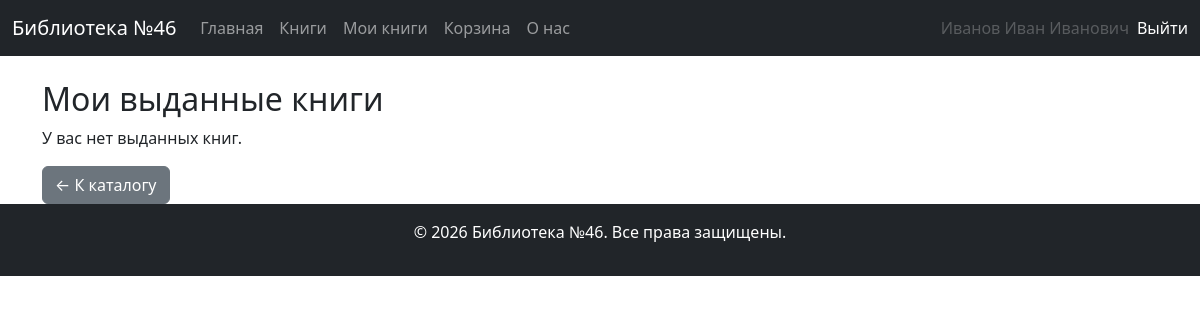
The page /my-borrowed/ (signed in) on the database as committed earlier.
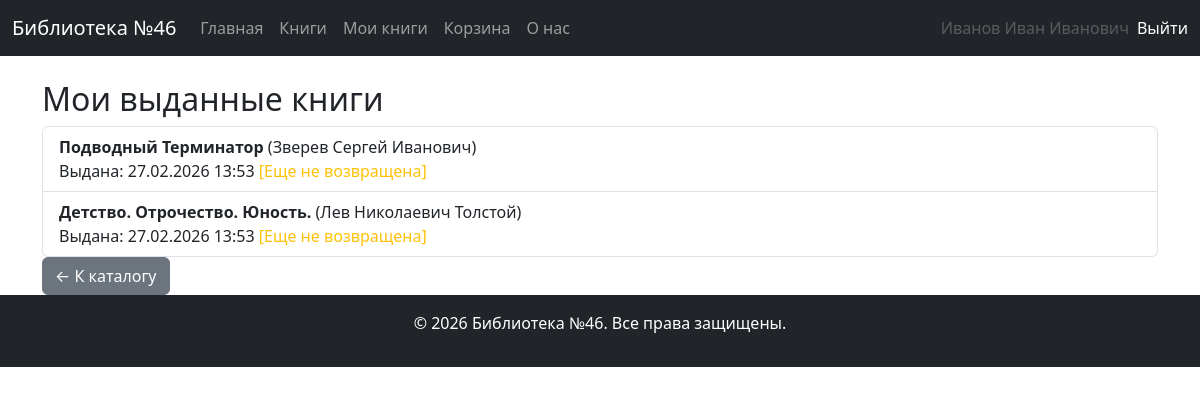
The same page on the database as committed later.
### user_app/models.py (models this page shows, shortened)
class CustomUser(AbstractUser):
    username = None                     # Удаляем username — он не нужен, т.к. аутентификация по email
    full_name = models.CharField(
        max_length=255,
        blank=False,
        null=False,
        verbose_name='Имя читателя'
    )
    email = models.EmailField(
        max_length=255,
        unique=True,
        verbose_name='E-mail'
    )
    date_of_birth = models.DateField(
        blank=False,
        null=False,
        verbose_name='Дата рождения'
    )
    USERNAME_FIELD = 'email'
    REQUIRED_FIELDS = ['full_name', 'date_of_birth']
    objects = CustomUserManager()

### lib_app/models.py (models this page shows, shortened)
class BorrowedBook(models.Model):
    user = models.ForeignKey(
        settings.AUTH_USER_MODEL,
        on_delete=models.CASCADE
    )
    book = models.ForeignKey(Book, on_delete=models.CASCADE)
    borrowed_at = models.DateTimeField(auto_now_add=True)
    returned_at = models.DateTimeField(null=True, blank=True)
    returned = models.BooleanField(default=False)

class Book(models.Model):
    title = models.CharField(max_length=255)
    author = models.ForeignKey(
        Author,
        on_delete=models.SET_NULL,
        related_name='books',
        null=True,
        blank=True
    )
    publisher = models.ForeignKey(
        Publisher,
        on_delete=models.SET_NULL,
        related_name='books',
        null=True,
        blank=True
    )
    isbn = models.CharField(
        max_length=13,                                          # ISBN должен содержать ровно 13 цифр
        null=True,
        blank=True
    )
    year = models.PositiveIntegerField(
        null=True,
        blank=True,
        validators=[
            MinValueValidator(1),                               # Год должен быть ≥ 1
            MaxValueValidator(datetime.now().year)              # Не больше текущего года
        ]
    )
    short_description = models.TextField(
        default="",
        null=True,
        blank=True
    )
    key_words = models.TextField(
        default="",
        null=True,
        blank=True
    )
    available = models.BooleanField(default=True)               # доступна ли для выдачи
    times_of_issued = models.PositiveIntegerField(default=0)    # сколько раз выдана книга

class Author(models.Model):
    name = models.CharField(max_length=200)
    date_of_birth = models.DateField(null=True, blank=True)
    date_of_death = models.DateField(null=True, blank=True)

### lib_app/views.py (the view)
# urls.py: path('my-borrowed/', views.MyBorrowedBooksView.as_view(), name='my_borrowed_books'),
class MyBorrowedBooksView(LoginRequiredMixin, ListView):
    model = BorrowedBook
    template_name = 'lib_app/my_borrowed_books.html'
    context_object_name = 'borrowed_books'
    def get_queryset(self):
        return BorrowedBook.objects.filter(user=self.request.user).order_by('-borrowed_at')

### lib_app/templates/lib_app/my_borrowed_books.html
{% extends "base.html" %}
{% block content %}
<h2>Мои выданные книги</h2>
{% if borrowed_books %}
  <ul class="list-group">
    {% for bb in borrowed_books %}
      <li class="list-group-item">
        <strong>{{ bb.book.title }}</strong> ({{ bb.book.author.name }})
        <br>
        Выдана: {{ bb.borrowed_at|date:"d.m.Y H:i" }}
        {% if bb.returned %}
          <span class="text-success">[Возвращена {{ bb.returned_at|date:"d.m.Y" }}]</span>
        {% else %}
          <span class="text-warning">[Еще не возвращена]</span>
        {% endif %}
      </li>
    {% endfor %}
  </ul>
{% else %}
  <p>У вас нет выданных книг.</p>
{% endif %}
<a href="{% url 'book_list' %}" class="btn btn-secondary">← К каталогу</a>
{% endblock %}

### lib_app/templates/base.html (shortened to what this page needs)
<!DOCTYPE html>
<html lang="ru">
<head>
    <link href="https://cdn.jsdelivr.net/npm/bootstrap@5.3.0-alpha3/dist/css/bootstrap.min.css" rel="stylesheet">
</head>
<body>
    {% include 'include/menu.html' %}
    <div class="container mt-4">
        {% block content %}
        {% endblock %}
    </div>
    <footer class="bg-dark text-white text-center py-3">
        <p>&copy; 2026 Библиотека №46. Все права защищены.</p>
    </footer>
</body>
</html>

### lib_app/templates/include/menu.html (shortened to what this page needs)
<nav class="navbar navbar-expand-lg navbar-dark bg-dark">
    <div class="container-fluid">
        <a class="navbar-brand" href="/">Библиотека №46</a>
        <div class="collapse navbar-collapse" id="navbarNav">
            {% if user.is_staff %}
                {% include 'include/menu_staff.html' %}
            {% elif user.is_authenticated %}
                {% include 'include/menu_registred.html' %}
            {% else %}
                {% include 'include/menu_guest.html' %}
            {% endif %}
        </div>
    </div>
</nav>

### lib_app/templates/include/menu_registred.html (shortened to what this page needs)
<ul class="navbar-nav me-auto">
    <li class="nav-item">
        <a class="nav-link" href="{% url 'index' %}">Главная</a>
    </li>
    <li class="nav-item">
        <a class="nav-link" href="{% url 'book_list' %}">Книги</a>
    </li>
    <li class="nav-item">
        <a class="nav-link" href="{% url 'my_borrowed_books' %}">Мои книги</a>
    </li>
    <li class="nav-item">
        <a class="nav-link" href="{% url 'view_cart' %}">Корзина</a>
    </li>
    <li class="nav-item">
        <a class="nav-link" href="{% url 'about' %}">О нас</a>
    </li>
</ul>
<ul class="navbar-nav ms-auto">
    <li class="nav-item">
        <a class="nav-link disabled" href="#" tabindex="-1" aria-disabled="true">
            {{ user.full_name }}
        </a>
    </li>
    <li class="nav-item">
        <form method="post" action="{% url 'logout' %}" class="d-flex align-items-center h-100">
            <button type="submit" class="btn btn-link nav-link p-0 text-white text-decoration-none"
                    style="line-height: 1.5; vertical-align: baseline;">
                Выйти
            </button>
        </form>
    </li>
</ul>

Rows that differ between the two databases and show on the page:
added BorrowedBook: book "Подводный Терминатор", book.author.name "Зверев Сергей Иванович", borrowed_at "27.02.2026 13:53", returned "[Еще не возвращена]"
added BorrowedBook: book "Детство. Отрочество. Юность.", book.author.name "Лев Николаевич Толстой", borrowed_at "27.02.2026 13:53", returned "[Еще не возвращена]"
Other text that changed with them:
text no longer shown: "У вас нет выданных книг."
